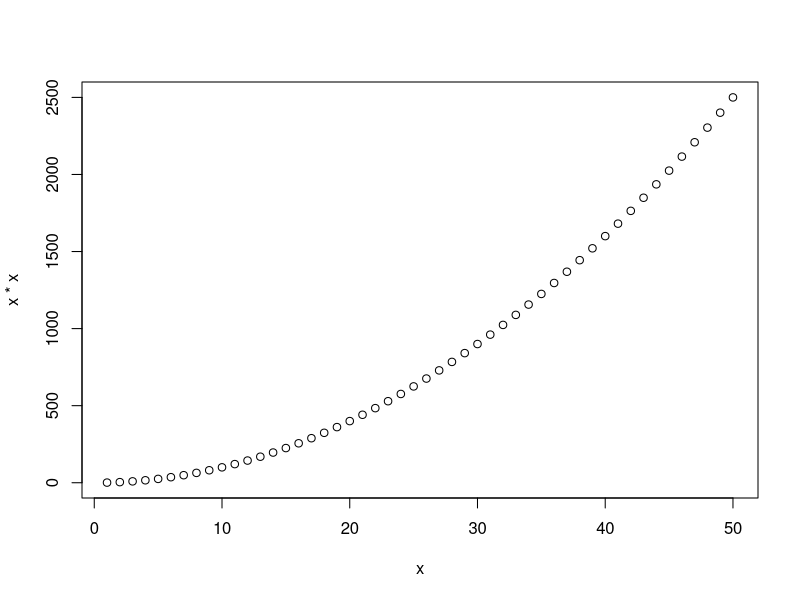
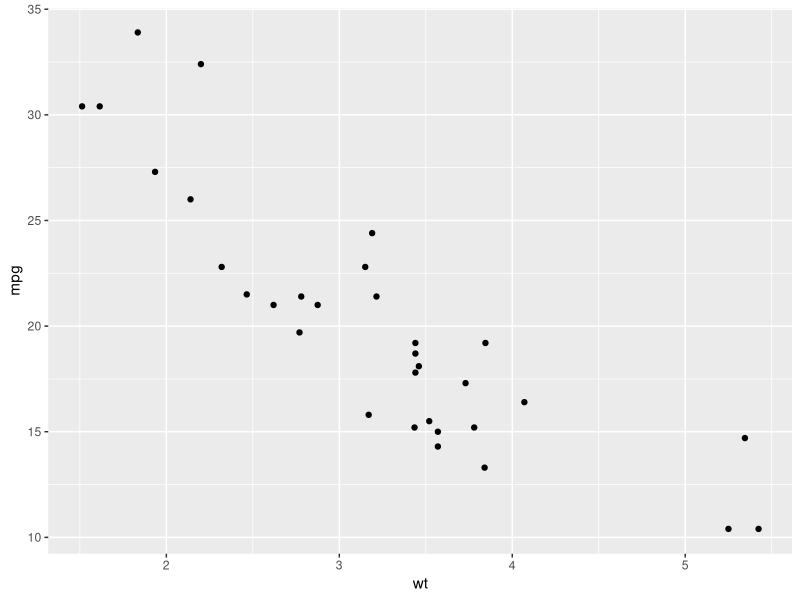
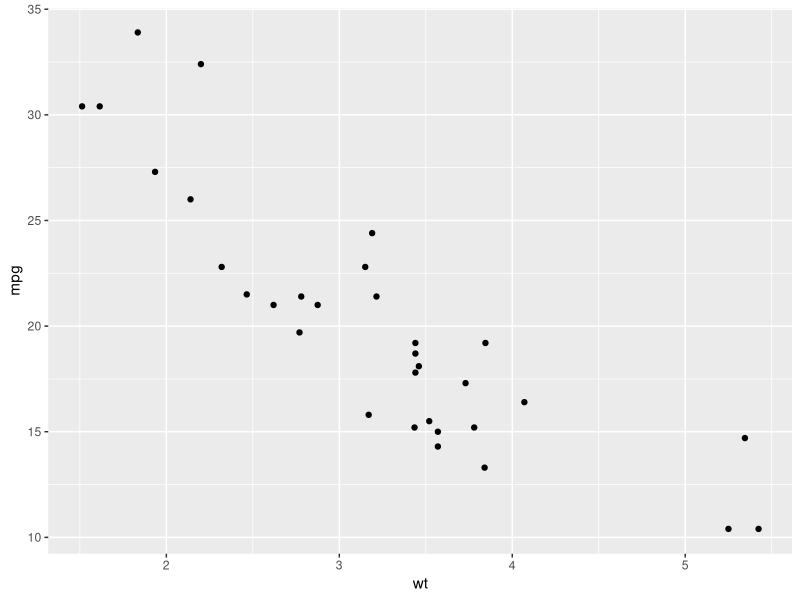
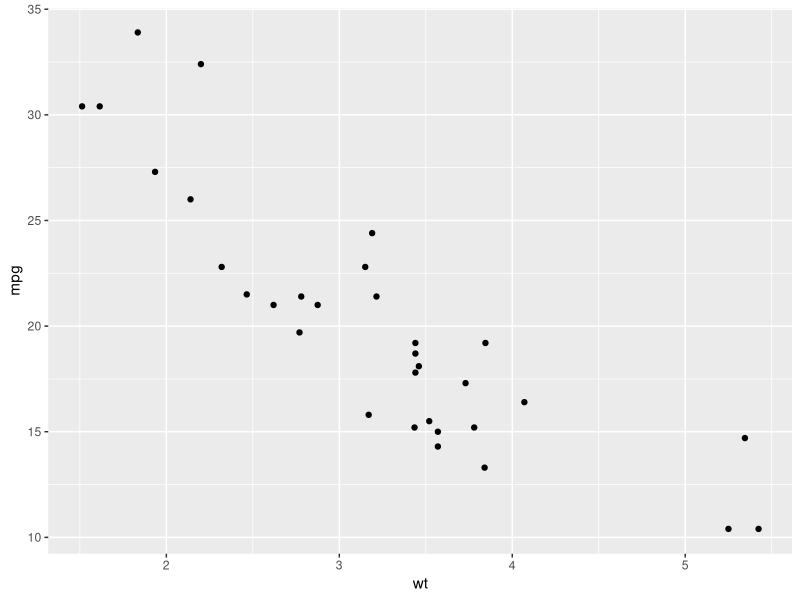
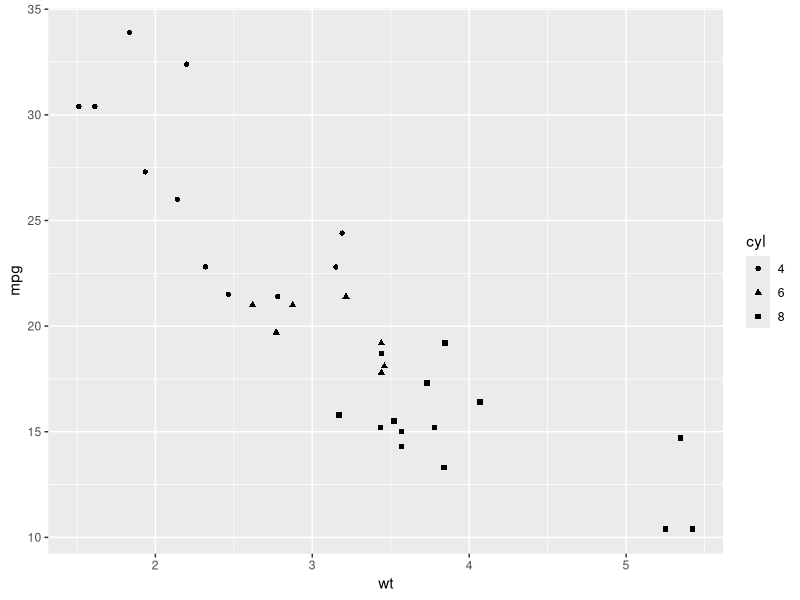
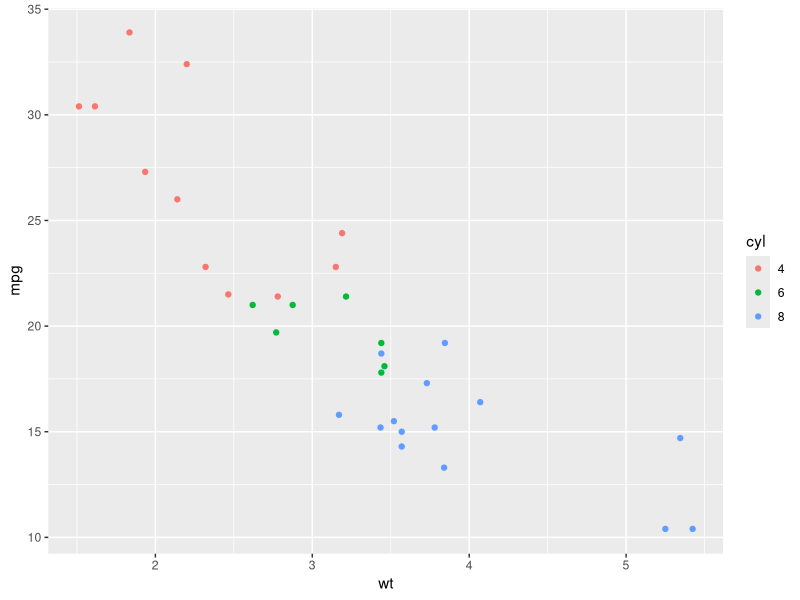
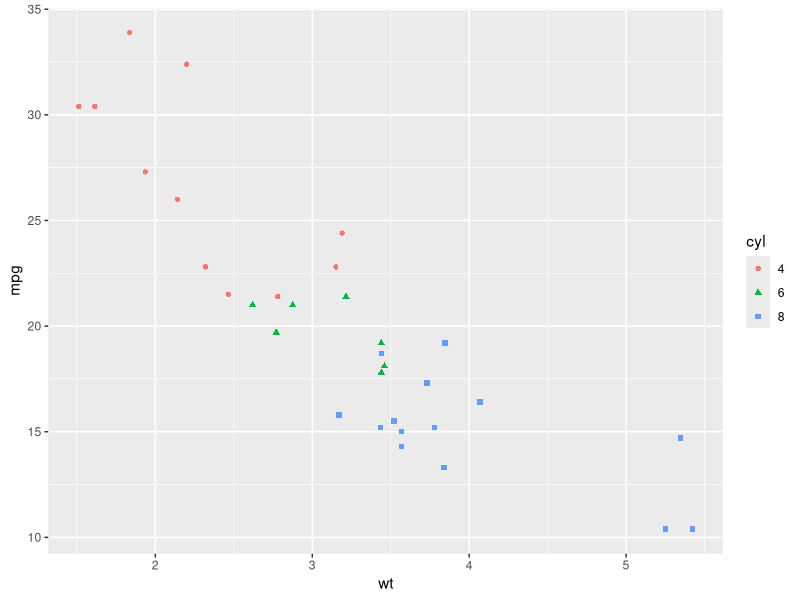
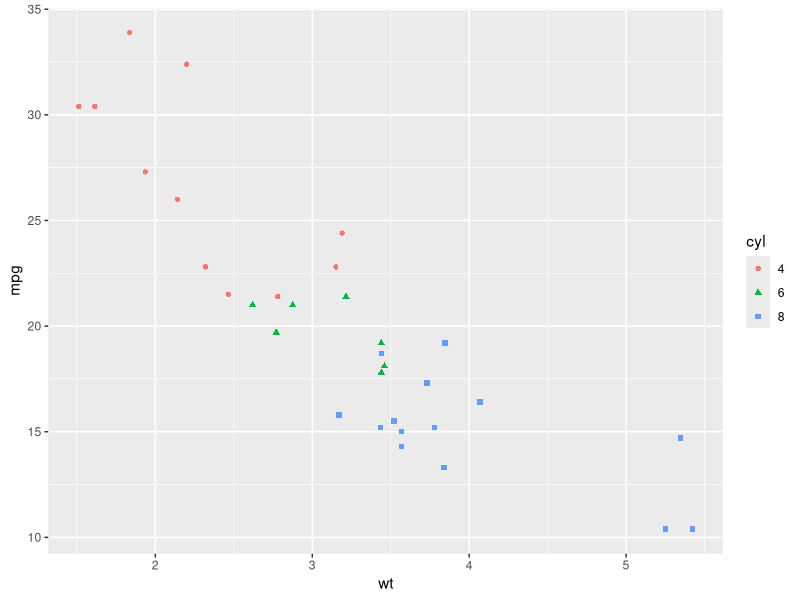

R code for these plots, in order:
## ---- chunk 1
library(tidyverse)
knitr::opts_chunk$set(echo = TRUE)
## ---- chunk 2
x <- 1:50
# proslijedite `x` i `x*x` funkciji `plot`

## ---- chunk 3
x <- 1:50
# proslijedite `x` i `x*x` funkciji `plot`
plot(x, x*x)

## ---- chunk 4

# Učitajte podatkovni skup `mtcars` u globalnu okolinu

# proučite okvir `mtcars`  (head, glimpse, ?...)

## ---- chunk 5

# Učitajte podatkovni skup `mtcars` u globalnu okolinu
data(mtcars)

# proučite okvir `mtcars`  (head, glimpse, ?...)
glimpse(mtcars)

## ---- chunk 6
head(mtcars, 10)


## ---- chunk 7
ggplot() + 
layer( data = mtcars,                      # 1. podaci
       mapping = aes(x = wt, y = mpg),     # 2. mapiranja / estetike
       geom = "point",                     # 3. geometrija
       stat = "identity",                  # za sada zanemariti
       position = "identity")              # za sada zanemariti
## ---- chunk 8
ggplot(mtcars, aes(x = wt, y = mpg)) + geom_point()
## ---- chunk 9
qplot(x = wt, y = mpg, data = mtcars)

## ---- chunk 10
# faktorizirajte varijablu `cyl`

# stvorite graf ovisnosti `mpg` o `wt`
# uz mapiranje `cyl` varijable na `shape` estetiku

## ---- chunk 11
# faktorizirajte varijablu `cyl`
mtcars$cyl <- as.factor(mtcars$cyl)

# stvorite graf ovisnosti `mpg` o `wt`
# uz mapiranje `cyl` varijable na `shape` estetiku
ggplot(mtcars, aes(x = wt, y = mpg, shape = cyl)) + geom_point()

## ---- chunk 12
# stvorite graf ovisnosti `mpg` o `wt`
# ovaj put mapirajte `cyl` varijable na `color` estetiku

## ---- chunk 13
# stvorite graf ovisnosti `mpg` o `wt`
# ovaj put mapirajte `cyl` varijable na `color` estetiku
ggplot(mtcars, aes(x = wt, y = mpg, color = cyl)) + geom_point()

## ---- chunk 14
# ponovite isti graf, ali varijablu `cyl` mapirajte
# i na `color` i na `shape` estetiku

## ---- chunk 15
# ponovite isti graf, ali varijablu `cyl` mapirajte
# i na `color` i na `shape` estetiku
ggplot(mtcars, aes(x = wt, y = mpg, color = cyl, shape = cyl)) + geom_point()

## ---- chunk 16
# na sljedećem grafu preimenujte osi i legendu
# te dodajte adekvatni naslov (najbolje nešto što objašnjava graf)
ggplot(mtcars, aes(x = wt, y = mpg, color = cyl, shape = cyl)) + geom_point() 

## ---- chunk 17
# na sljedećem grafu preimenujte osi i legendu
# te dodajte adekvatni naslov (najbolje nešto što objašnjava graf)
ggplot(mtcars, aes(x = wt, y = mpg, color = cyl, shape = cyl)) + geom_point() +
labs(x = "Težina / 1000 lb", y = "Potrošnja / milja po galonu",
     color = "Broj cilindara", shape = "Broj cilindara",
   title = "Teži auti više troše (manje milja na jedan galon benzina)")

## ---- chunk 18
# nacrajte graf ovisnosti maksimalne brzine o težini automobila
# koristite geometriju točke
# točke neka budu crvene boje i neka koriste kod za oblik broj 4
## ---- chunk 19
# nacrajte graf ovisnosti maksimalne brzine o težini automobila
# koristite geometriju točke
# točke neka budu crvene boje i neka koriste kod za oblik broj 4
ggplot(mtcars, aes(x = wt, y = mpg)) + geom_point(color = "blue")
